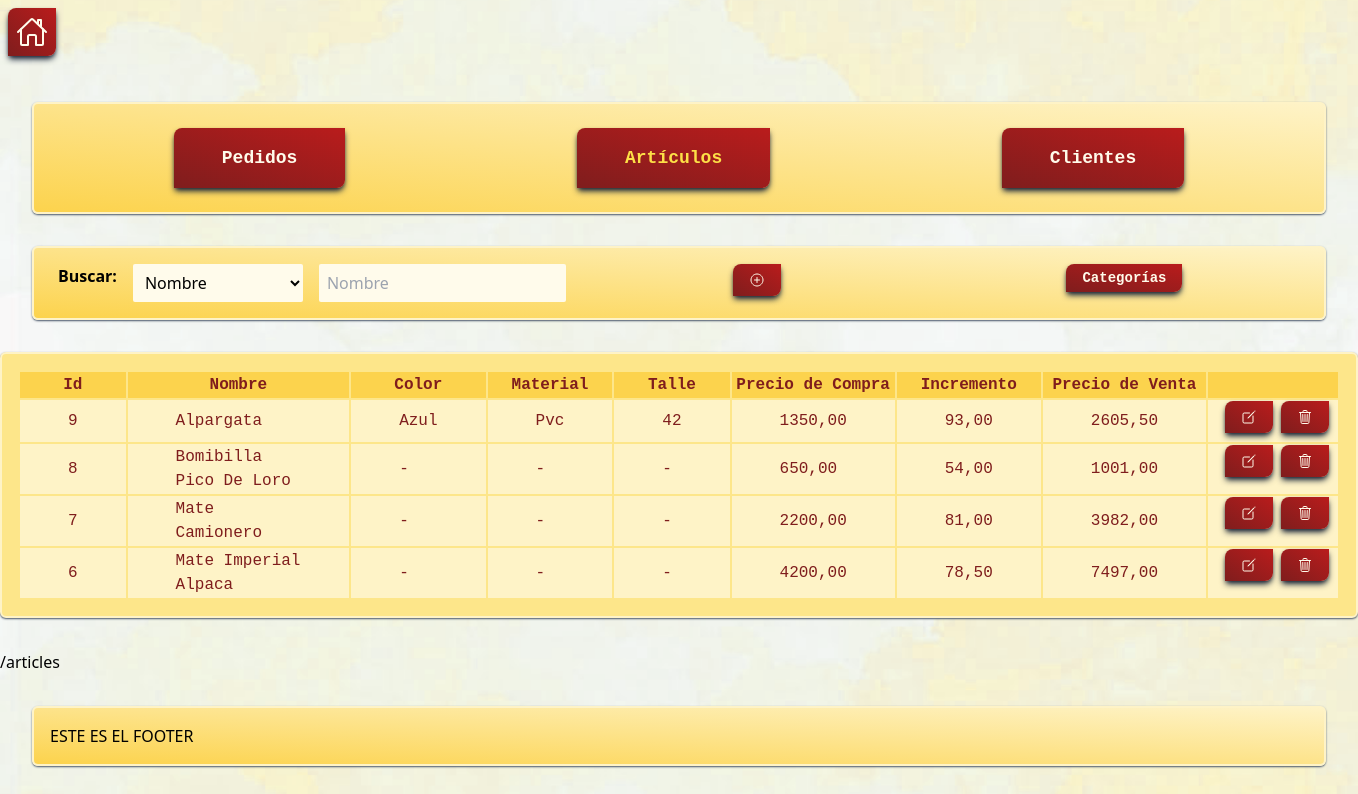
Before: /articles (signed in) with the older database file.
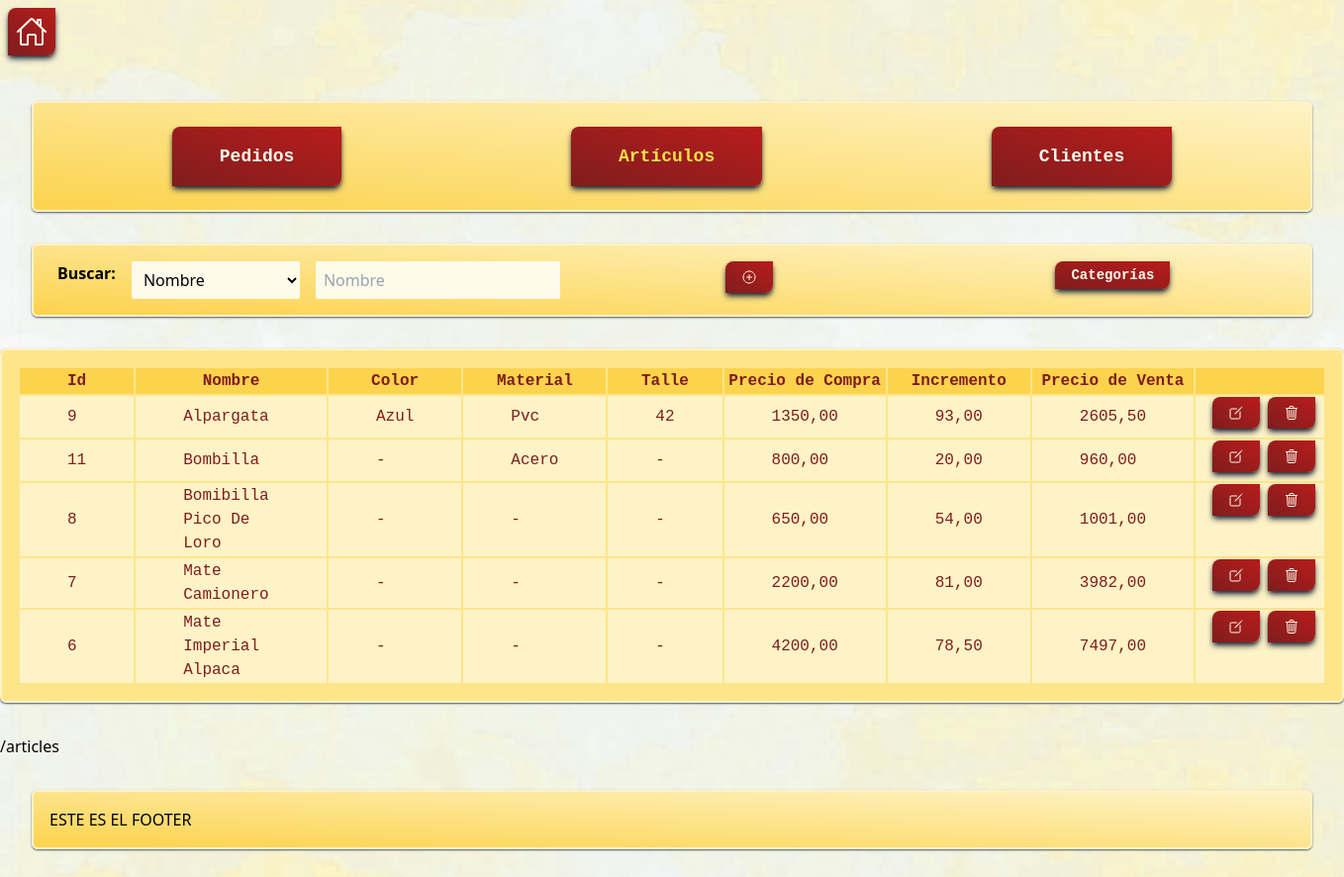
After: the same page with the newer database file.
### articles/models.py (models this page shows, shortened)
class Category(models.Model):
    name = models.CharField(max_length=100, unique=True)
    class Meta:
        verbose_name = 'Categoría'
        verbose_name_plural = 'Categorías'
        ordering = ['name']

class Article(models.Model):
    name = models.CharField(verbose_name="Nombre",max_length=100, unique=True)
    characteristics_id = models.ManyToManyField(Value,related_name='characteristics_id', blank=True, through='ArticleValue')
    buy_price = models.DecimalField(verbose_name="Precio de compra", max_digits=10, decimal_places=2, validators=[MinValueValidator(0.0)])
    increase = models.DecimalField(verbose_name="Incremento", max_digits=10, decimal_places=2, validators=[MinValueValidator(0.0)])
    sell_price = models.DecimalField(verbose_name="Precio de venta", max_digits=10, decimal_places=2, validators=[MinValueValidator(0.0)])
    class Meta:
        verbose_name = 'Artículo'
        verbose_name_plural = 'Artículos'
        ordering = ['name']

class Value(models.Model):
    name = models.CharField(max_length=100)
    category_id = models.ForeignKey(Category,on_delete=models.CASCADE)
    class Meta:
        unique_together = ('name', 'category_id')
        verbose_name = 'Valor'
        verbose_name_plural = 'Valores'
        ordering = ['name']

### articles/views.py (the view)
# urls.py: path('articles', articles_views.articles, name="articles"), #va a articles section
def articles(request):
    template = "articles.html"
    articles = Article.objects.all()
    answer = "Artículos en la Base de datos"
    context = {
                "articles_any": articles,
                "answer":answer,
                "datatype_input": 'name',
                "datatype": 'Nombre'
               }
    return render_login_required(request, template, context)

### articles/templatetags/custom_tags.py (called while the page is built)
@register.filter
def filter_by_category(values, category):
    return [value for value in values if value.category_id == category] #used list comprehension becouse its more elegant

@register.simple_tag
def get_all_categories():
    categories = Category.objects.all()
    return categories

### articles/utils.py (called while the page is built)
@login_required
def render_login_required(request, template: str,context: dict):
    return render(request, template, context)

### articles/templates/articles/articles.html (shortened to what this page needs)
{% extends './header.html' %}
{% block content_two %}
    {% load custom_tags %}
    {% get_all_categories as categories %}
    <div id="articles_search_datatype">
        {% include 'articles_search_header.html'%}
        <div id="articles_search_data">
            {% include 'articles_table.html' %}
        </div>
    </div>
{% endblock %}

### articles/templates/articles/header.html (shortened to what this page needs)
{% extends 'footer.html' %}
{% load static %}
    {% block head_one %}
        <head>
            <link rel="stylesheet" href="{% static 'css/tailwind.css' %}">
            <link rel="stylesheet" href="{% static 'css/styles.css' %}">
        </head>
    {% endblock %}
    {% block content_one %}
        <form action="{% url 'home' %}">
            <button ion-button icon-only type="submit">
                <ion-icon name="home-outline"
                size="large"
                class="text-sm font-mono text-amber-50 font-bold rounded-tl-lg rounded-br-lg bg-gradient-to-tr from-red-900 to-red-700 p-2 m-2 shadow-md shadow-slate-800 transition hover:-translate-y-0.5 duration-300 hover:shadow-xl hover:shadow-slate-400 cursor-pointer"
                ></ion-icon>
            </button>
        </form>
        <body class="bg-cover bg-center" style="background-image: url('static/img/smoke-bg.png')">
            <div class="bg-gradient-to-tr from-amber-300 to-amber-100 rounded-md  border-2 p-4 m-8 shadow-slate-600 shadow-sm border-separate border-amber-100">
                <ul class="flex justify-around bg-center p-2">
                    <li>
                        <form action="{% url 'orders' %}">
                            <input class="text-lg font-mono text-amber-50 {% if request.path == '/orders' %} text-yellow-300 text-4xl {% endif %} font-bold rounded-tl-lg rounded-br-lg bg-gradient-to-tr from-red-900 to-red-700 px-12 py-4 shadow-md shadow-slate-800 transition ease-in-out  hover:-translate-y-1 hover:scale-110 duration-300 hover:shadow-xl hover:shadow-slate-400 cursor-pointer" type="submit" value="Pedidos" />
                        </form>
                    </li>
                    <li>
                        <form action="{% url 'articles' %}">
                            <input class="text-lg font-mono text-amber-50 {% if request.path == '/articles' %} text-yellow-300 text-4xl {% endif %} font-bold rounded-tl-lg rounded-br-lg bg-gradient-to-tr from-red-900 to-red-700 px-12 py-4 shadow-md shadow-slate-800 transition ease-in-out hover:-translate-y-1 hover:scale-110 duration-300 hover:shadow-xl hover:shadow-slate-400 cursor-pointer" type="submit" value="Artículos">
                        </form>
                    </li>
                        <form action="{% url 'customers' %}">
                            <input class="text-lg font-mono text-amber-50 {% if request.path == '/customers' %} text-yellow-300 text-4xl {% endif %} font-bold rounded-tl-lg rounded-br-lg bg-gradient-to-tr from-red-900 to-red-700 px-12 py-4 shadow-md shadow-slate-800 transition ease-in-out hover:-translate-y-1 hover:scale-110 duration-150 hover:shadow-xl hover:shadow-slate-400 cursor-pointer" type="submit" value="Clientes">
                        </form>
                </ul>
            </div>
            {% block content_two %}{% endblock %}
            {{ request.path }}
        </body>
    {% endblock %}

### articles/templates/articles/footer.html (shortened to what this page needs)
{% load static %}
<!DOCTYPE html>
<html lang="en">
<head>
    <link rel="stylesheet" href="{% static 'css/tailwind.css' %}">
    {% block head_one %}{% endblock %}
</head>
<body>
    {% block content_one %}{% endblock %}
    <div class="bg-gradient-to-tr from-amber-300 to-amber-100 rounded-md  border-2 p-4 m-8 shadow-slate-600 shadow-sm border-separate border-amber-100">
        <h1>ESTE ES EL FOOTER</h1>
    </div>
</body>
</html>

### articles/templates/articles/partials/articles_search_header.html (shortened to what this page needs)
<div class="bg-gradient-to-tr from-amber-300 to-amber-100 rounded-md  border-2 p-4 m-8 shadow-slate-600 shadow-sm border-separate border-amber-100">
    <div class="flex flex-row">
        <div class="basis-1/3 flex place-content-start">
                <label class="text-black font-sans font-bold mx-2" for="search_input">Buscar:</label>
                <select class="bg-amber-50 rounded-sm px-2 mx-2" name="datatype_input" id="datatype_input" hx-get="{% url 'articles_read_datatype' %}" hx-target="#articles_search_datatype"  hx-trigger="change" hx-swap="outerHTML">
                    <option value="name" {% if datatype_input == "name" %} selected {% endif %}>Nombre</option>
                </select>
                {% if datatype_input == 'name' %}<input class="bg-amber-50 rounded-sm px-2 mx-2" placeholder="{{datatype}}" type="text" hx-get="{% url 'articles_read_data' %}" hx-include="#datatype_input" name="search_input" id="search_input" hx-target="#articles_search_data" hx-swap="outerHTML" hx-trigger="keyup changed delay:300ms"></input>{% endif %}
        </div>
        <div class="basis-1/3 flex place-content-center">
            <form action="{% url 'articles_create' %}">
                <button  ion-button icon-only type="submit">
                    <ion-icon title="Crear Artículo" class="text-amber-50 rounded-tl-lg rounded-br-lg bg-gradient-to-tr from-red-900 to-red-700 px-4 py-2 shadow-md shadow-slate-800 transition hover:-translate-y-0.5 duration-300 hover:shadow-xl hover:shadow-slate-400 cursor-pointer" name="add-circle-outline"></ion-icon>
                </button>
            </form>
        </div>
        <div class="basis-1/3 flex justify-around">
            <form action="{% url 'categories' %}">
                <input class="text-sm font-mono text-amber-50 font-bold rounded-tl-lg rounded-br-lg bg-gradient-to-tr from-red-900 to-red-700 px-4 py-1 shadow-md shadow-slate-800 transition hover:-translate-y-0.5 duration-300 hover:shadow-xl hover:shadow-slate-400 cursor-pointer" type="submit" value="Categorías">
            </form>
        </div>
    </div>
</div>

### articles/templates/articles/partials/articles_table.html (shortened to what this page needs)
{% if articles_any %}
<table class="mx-auto table-auto font-mono  text-red-900  shadow-slate-600 shadow-sm bg-amber-200 border-separate border-2 border-amber-100 rounded-md p-4 m-8">
    <thead class="p-3 m-3">
        <tr class="bg-amber-300">
            <th class="lg:m-4 md:m-4 ">Id</th>
            <th class="lg:m-4 md:m-4 ">Nombre</th>
            {% for category in categories %}
                <th>{{category.name}}</th>
            {% endfor %}
            <th class="lg:m-4 md:m-4 ">Precio de Compra</th>
            <th class="lg:m-4 md:m-4 ">Incremento</th>
            <th class="lg:m-4 md:m-4 ">Precio de Venta</th>
            <th></th>
        </tr>
    </thead>
    <tbody class="bg-amber-100">
        {% for article in articles_any %}
            <tr>
                <td class="lg:m-4 md:m-4 lg:px-12 md:px-12" id="{{article.id}}">{{article.id}}</td>
                <td class="lg:m-4 md:m-4 lg:px-12 md:px-12">{{article.name}}</td>
                {% load custom_tags %}
                {% for category in categories %}
                    {% with article.characteristics_id.all|filter_by_category:category as values %}
                        {% if values %}
                            {% for value in values %}
                                <td class="lg:m-4 md:m-4 lg:px-12 md:px-12 tabular-nums slashed-zero">{{ value.name }}</td>
                            {% endfor %}
                        {% else %}
                            <td class="lg:m-4 md:m-4 lg:px-12 md:px-12 tabular-nums slashed-zero">-</td>
                        {% endif %}
                    {% endwith %}
                {% endfor %}
                <td class="lg:m-4 md:m-4 lg:px-12 md:px-12  tabular-nums slashed-zero">{{article.buy_price}}</td>
                <td class="lg:m-4 md:m-4 lg:px-12 md:px-12  tabular-nums slashed-zero">{{article.increase}}</td>
                <td class="lg:m-4 md:m-4 lg:px-12 md:px-12  tabular-nums slashed-zero">{{article.sell_price}}</td>
                <td class="flex mx-2">
                    <form action="{% url 'article_update' id=article.id %}" method="GET">
                        <button ion-button icon-only type="submit">
                            <ion-icon name="create-outline"
                            class="text-amber-50 rounded-tl-lg rounded-br-lg bg-gradient-to-tr from-red-900 to-red-700 px-4 mx-2 py-2 shadow-md shadow-slate-800 transition hover:-translate-y-0.5 duration-300 hover:shadow-xl hover:shadow-slate-400 cursor-pointer"
                            ></ion-icon>
                        </button>
                    </form>
                    <form hx-delete="{% url 'articles_delete' id=article.id %}" hx-headers='{"X-CSRFToken": "{{ csrf_token }}"}' hx-swap="outerHTML" hx-target="#articles_search_data" hx-confirm="¿Está seguro de que desea eliminar el articulo: {{article.name}}?">
                        <button type="submit" ion-button icon-only >
                            <ion-icon name="trash-outline"
                            class="text-amber-50 rounded-tl-lg rounded-br-lg bg-gradient-to-tr from-red-900 to-red-700 px-4 py-2 shadow-md shadow-slate-800 transition hover:-translate-y-0.5 duration-300 hover:shadow-xl hover:shadow-slate-400 cursor-pointer"
                            ></ion-icon>
                        </button>
                    </form>
                </td>
            </tr>
        {% endfor %}
    </tbody>
</table>
{% endif %}

### static/css/styles.css (style rules this page uses)
ion-icon { pointer-events: none; }

Changed rows visible on the page:
changed Category "Material": gains Value (name "Acero")
added Article: id "11", name "Bombilla", buy_price "800,00", increase "20,00", sell_price "960,00"
